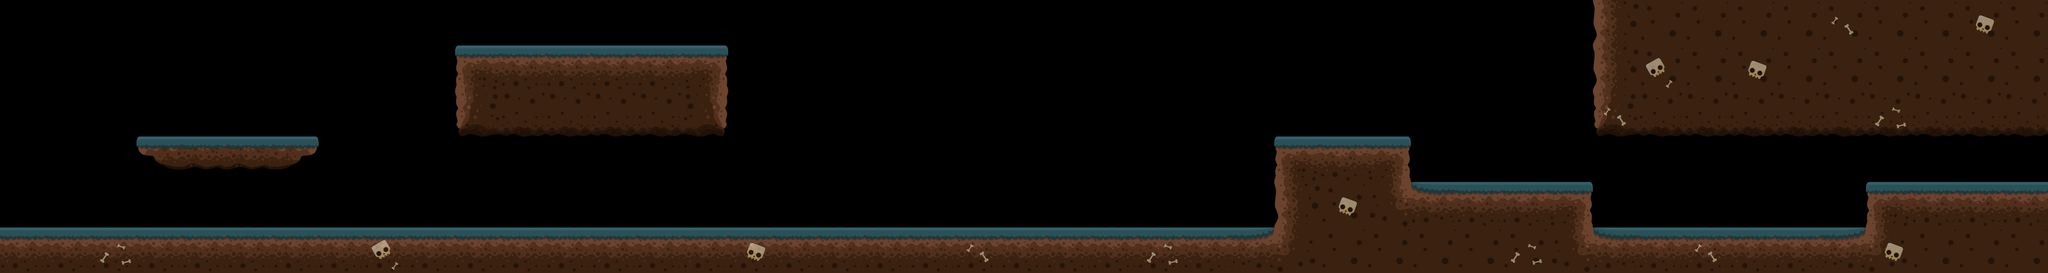

Tiled map render using the project's own tile images. Description and the whole map definition, tile-layer contents included, below:
An orthogonal 45x6 tile map with 128x128 px tiles, 2 tile layers (ground, deco), 14 tilesets and 15 objects.

<map version="1.0" orientation="orthogonal" renderorder="right-down" width="45" height="6" tilewidth="128" tileheight="128" nextobjectid="36">
 <tileset firstgid="1" name="tileset" tilewidth="128" tileheight="128" tilecount="16" columns="8">
  <image source="../images/tiles/tileset.png" width="1024" height="256" />
  <tile id="14">
   <objectgroup draworder="index">
    <object id="12" x="0" y="0" width="128" height="96" />
   </objectgroup>
  </tile>
 </tileset>
 <tileset firstgid="17" name="Bone (1)" tilewidth="128" tileheight="128" tilecount="1" columns="1">
  <image source="../images/tiles/Bone (1).png" width="128" height="128" />
 </tileset>
 <tileset firstgid="18" name="Bone (2)" tilewidth="128" tileheight="128" tilecount="1" columns="1">
  <image source="../images/tiles/Bone (2).png" width="128" height="128" />
 </tileset>
 <tileset firstgid="19" name="Bone (3)" tilewidth="128" tileheight="128" tilecount="1" columns="1">
  <image source="../images/tiles/Bone (3).png" width="128" height="128" />
 </tileset>
 <tileset firstgid="20" name="Bone (4)" tilewidth="128" tileheight="128" tilecount="1" columns="1">
  <image source="../images/tiles/Bone (4).png" width="128" height="128" />
 </tileset>
 <tileset firstgid="21" name="Tree" tilewidth="286" tileheight="239" tilecount="1" columns="1">
  <image source="../images/objects/Tree.png" width="286" height="239" />
 </tileset>
 <tileset firstgid="22" name="Skeleton" tilewidth="102" tileheight="50" tilecount="1" columns="1">
  <image source="../images/objects/Skeleton.png" width="102" height="50" />
 </tileset>
 <tileset firstgid="23" name="ArrowSign" tilewidth="86" tileheight="87" tilecount="1" columns="1">
  <image source="../images/objects/ArrowSign.png" width="86" height="87" />
 </tileset>
 <tileset firstgid="24" name="Bush (1)" tilewidth="182" tileheight="90" tilecount="1" columns="1">
  <image source="../images/objects/Bush (1).png" width="182" height="90" />
 </tileset>
 <tileset firstgid="25" name="Bush (2)" tilewidth="100" tileheight="64" tilecount="1" columns="1">
  <image source="../images/objects/Bush (2).png" width="100" height="64" />
 </tileset>
 <tileset firstgid="26" name="TombStone (1)" tilewidth="54" tileheight="55" tilecount="1" columns="1">
  <image source="../images/objects/TombStone (1).png" width="54" height="55" />
 </tileset>
 <tileset firstgid="27" name="TombStone (2)" tilewidth="53" tileheight="76" tilecount="1" columns="1">
  <image source="../images/objects/TombStone (2).png" width="53" height="76" />
 </tileset>
 <tileset firstgid="28" name="Crate" tilewidth="106" tileheight="106" tilecount="1" columns="1">
  <image source="../images/objects/Crate.png" width="106" height="106" />
 </tileset>
 <tileset firstgid="29" name="DeadBush" tilewidth="132" tileheight="74" tilecount="1" columns="1">
  <image source="../images/objects/DeadBush.png" width="132" height="74" />
 </tileset>
 <layer name="ground" width="45" height="6">
  <data encoding="csv">
0,0,0,0,0,0,0,0,0,0,0,0,0,0,0,0,0,0,0,0,0,0,0,0,0,0,0,0,0,0,0,0,0,0,0,4,5,5,5,5,5,5,5,5,5,
0,0,0,0,0,0,0,0,0,0,1,2,2,2,2,3,0,0,0,0,0,0,0,0,0,0,0,0,0,0,0,0,0,0,0,4,5,5,5,5,5,5,5,5,5,
0,0,0,0,0,0,0,0,0,0,12,9,9,9,9,13,0,0,0,0,0,0,0,0,0,0,0,0,0,0,0,0,0,0,0,12,9,9,9,9,9,9,9,9,9,
0,0,0,14,15,15,16,0,0,0,0,0,0,0,0,0,0,0,0,0,0,0,0,0,0,0,0,0,1,2,3,0,0,0,0,0,0,0,0,0,0,0,0,0,0,
0,0,0,0,0,0,0,0,0,0,0,0,0,0,0,0,0,0,0,0,0,0,0,0,0,0,0,0,4,5,10,11,2,2,3,0,0,0,0,0,0,1,2,2,2,
2,2,2,2,2,2,2,2,2,2,2,2,2,2,2,2,2,2,2,2,2,2,2,2,2,2,2,7,8,5,5,5,5,5,10,11,2,2,2,2,7,8,5,5,5
</data>
 </layer>
 <objectgroup name="background">
  <object id="15" gid="29" x="1536" y="640" width="132" height="74" />
  <object id="17" gid="28" x="1408" y="128" width="106" height="106" />
  <object id="18" gid="27" x="1792" y="128" width="53" height="76" />
  <object id="19" gid="26" x="640" y="384" width="54" height="55" />
  <object id="20" gid="25" x="896" y="640" width="100" height="64" />
  <object id="22" gid="24" x="2144" y="640" width="182" height="90" />
  <object id="23" gid="23" x="128" y="640" width="86" height="87" />
  <object id="24" gid="22" x="3712" y="384" width="102" height="50" />
  <object id="25" gid="21" x="2816" y="640" width="286" height="239" />
  <object id="27" gid="29" x="4160" y="512" width="132" height="74" />
  <object id="30" gid="26" x="4736" y="640" width="54" height="55" />
  <object id="32" gid="27" x="4832" y="640" width="53" height="76" />
  <object id="33" gid="26" x="4928" y="640" width="54" height="55" />
  <object id="35" gid="28" x="3392" y="640" width="106" height="106" />
 </objectgroup>
 <layer name="deco" width="45" height="6" opacity="0.5">
  <data encoding="csv">
0,0,0,0,0,0,0,0,0,0,0,0,0,0,0,0,0,0,0,0,0,0,0,0,0,0,0,0,0,0,0,0,0,0,0,0,0,0,0,0,20,0,0,18,0,
0,0,0,0,0,0,0,0,0,0,0,0,0,0,0,0,0,0,0,0,0,0,0,0,0,0,0,0,0,0,0,0,0,0,0,0,17,0,18,0,0,0,0,0,0,
0,0,0,0,0,0,0,0,0,0,0,0,0,0,0,0,0,0,0,0,0,0,0,0,0,0,0,0,0,0,0,0,0,0,0,20,0,0,0,0,0,19,0,0,0,
0,0,0,0,0,0,0,0,0,0,0,0,0,0,0,0,0,0,0,0,0,0,0,0,0,0,0,0,0,0,0,0,0,0,0,0,0,0,0,0,0,0,0,0,0,
0,0,0,0,0,0,0,0,0,0,0,0,0,0,0,0,0,0,0,0,0,0,0,0,0,0,0,0,0,18,0,0,0,0,0,0,0,0,0,0,0,0,0,0,0,
0,0,19,0,0,0,0,0,17,0,0,0,0,0,0,0,18,0,0,0,0,20,0,0,0,19,0,0,0,0,0,0,0,19,0,0,0,20,0,0,0,18,0,0,0
</data>
 </layer>
</map>
